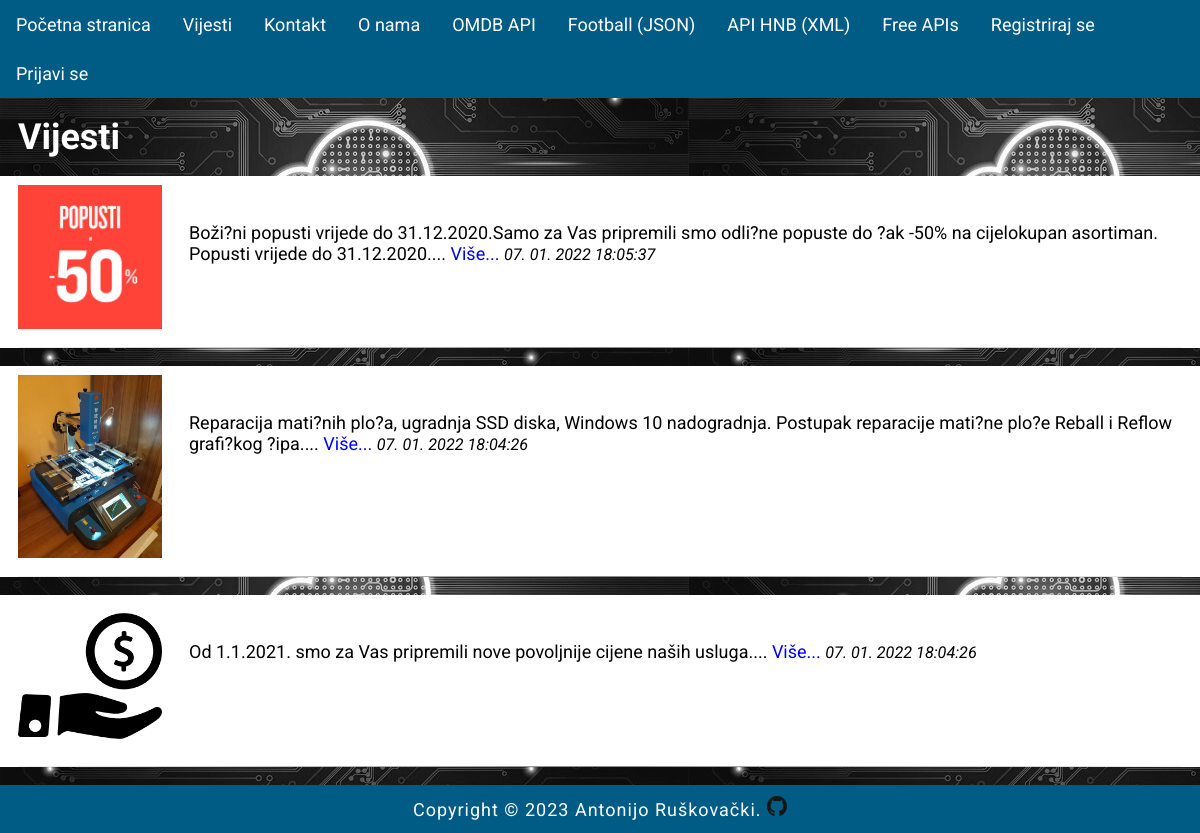
/index.php?menu=2, run on the app's committed database.
### tables this page shows
CREATE TABLE `news` (
  `id` int(11) NOT NULL,
  `title` varchar(255) NOT NULL,
  `description` text NOT NULL,
  `date` timestamp NOT NULL DEFAULT current_timestamp() ON UPDATE current_timestamp(),
  `archive` enum('N','Y') NOT NULL,
  `picture_id` int(11) NOT NULL
);

CREATE TABLE `pictures` (
  `id` int(11) NOT NULL,
  `path` varchar(255) DEFAULT NULL
);

### functions.php (called while the page is built)
<?php
    function pickerDateToMysql($pickerDate){
		$date = DateTime::createFromFormat('Y-m-d H:i:s', $pickerDate);
		return $date->format('d. m. Y H:i:s');
	}
?>

### news.php (the view, shortened to what this page needs)
<?php
	if (isset($action) && $action != '') {
		$query  = "SELECT * FROM news LEFT JOIN pictures ON news.picture_id = pictures.id";
		$query .= " WHERE news.id=" . $_GET['action'];
		$result = @mysqli_query($MySQL, $query);
		$row = @mysqli_fetch_array($result);
			print '
			<div class="news">
				<img src="news/' . $row['path'] . '" alt="' . $row['title'] . '" title="' . $row['title'] . '">
				<h2>' . $row['title'] . '</h2>
				<p>'  . $row['description'] . '</p>
				<time datetime="' . $row['date'] . '"><i>' . pickerDateToMysql($row['date']) . '</i></time>
				<hr>
			</div>';
	}
	else {
		print '<h1>Vijesti</h1>';
		$query  = "SELECT news.id AS news_id, news.title, news.description, news.date, pictures.path FROM news LEFT JOIN pictures ON news.picture_id = pictures.id";
		$query .= " WHERE archive='N'";
		$query .= " ORDER BY date DESC";
		$result = @mysqli_query($MySQL, $query);
		while($row = @mysqli_fetch_array($result)) {
			print '
			<div class="news">
				<img src="news/' . $row['path'] . '" alt="' . $row['title'] . '" title="' . $row['title'] . '">
				<h2>' . $row['title'] . '</h2>';
				if(strlen($row['description']) > 300) {
					echo substr(strip_tags($row['description']), 0, 300).'... <a href="index.php?menu=' . $menu . '&amp;action=' . $row['news_id'] . '">Više...</a>';
				} else {
					echo strip_tags($row['description']).'... <a href="index.php?menu=' . $menu . '&amp;action=' . $row['news_id'] . '">Više...</a>';
				}
				print '
				<time datetime="' . $row['date'] . '"><i>' . pickerDateToMysql($row['date']) . '</i></time>
				<hr>
			</div>';
		}
	}
?>

### index.php (shortened to what this page needs)
<?php
	include("dbconn.php");
	if(isset($_GET['menu'])) { $menu = (int)$_GET['menu']; }
	include_once("functions.php");
print '
<!DOCTYPE html>
<html lang="hr">
	<head>
		<link rel="stylesheet" href="style.css">
		<meta name="viewport" content="width=device-width, initial-scale=1.0, maximum-scale=1.0, user-scalable=0">
		<meta http-equiv="content-type" content="text/html; charset=utf-8">
		<meta name="description" content="some description">
		<meta name="keywords" content="servis, računala, održavanje">
		<meta itemprop="name" content="Hello Example">
		<meta itemprop="description" content="Some description">
		<meta itemprop="image" content="Your URL">
		<meta property="og:title" content="Hello Example">
		<meta property="og:type" content="article">
		<meta property="og:url" content="Your URL">
		<meta property="og:image" content="Your URL">
		<meta property="og:description" content="Some description">
		<meta property="article:tag" content="servis, računala, održavanje">
		<meta name="author" content="antonijo.ruska@gmail.com">
		<link rel="icon" href="images/favicon.ico" type="image/x-icon"/>
		<link rel="shortcut icon" href="favicon.ico" type="image/x-icon"/>
		<link rel="preconnect" href="https://fonts.gstatic.com">
		<link href="https://fonts.googleapis.com/css2?family=Roboto&display=swap" rel="stylesheet">
		<title>ToniiServis</title>
	</head>
<body>
	<header>
		<div'; if ($menu > 1) { print ' class="hero-subimage"'; } else { print ' class="hero-image"'; }  print '></div>
		<nav>';
			include("menu.php");
		print '</nav>
	</header>
	<main>';
		if(!isset($menu) || $menu == 1){include("home.php");}
		else if ($menu == 2) { include("news.php"); }
	print '</main>
	<footer>
		<p >Copyright &copy; '. date("Y").' Antonijo Ruškovački. <a href="https://github.com/ruska77/toniServis" target="_blank"><img src="images/github.svg" title="Github" alt="Github"></a></p>
	</footer>
</body>
</html>';
?>

### menu.php (shortened to what this page needs)
<?php
    print '
        <ul class="nav_bg_color">
            <li><a href="index.php?menu=1">Početna stranica</a></li>
            <li><a href="index.php?menu=2">Vijesti</a></li>
            <li><a href="index.php?menu=3">Kontakt</a></li>
            <li><a href="index.php?menu=4">O nama</a></li>
            <li><a href="index.php?menu=10">OMDB API</a></li>
            <li><a href="index.php?menu=11">Football (JSON)</a></li>
            <li><a href="https://www.hnb.hr/hnb-api" target="_blank">API HNB (XML)</a></li>
            <li><a href="https://github.com/public-apis/public-apis" target="_blank">Free APIs</a></li>';
            if (!isset($_SESSION['user']['valid']) || $_SESSION['user']['valid'] == 'false') {
                print '
                <li><a href="index.php?menu=5">Registriraj se</a></li>
                <li><a href="index.php?menu=6">Prijavi se</a></li>';
            }
        print '</ul>';
?>

### style.css (style rules this page uses)
body, html { font-family: 'Roboto', sans-serif; margin: 0; font-size: 18px; }
body { background-image: url("images/pozadina.jpg"); color: white; }
p { margin: 1.2em; line-height: 1.4em; letter-spacing: 1px; }
h1,h2 { margin: 0.5em; font-size: 2em; }
h2 { font-size: 1.5em; color: white; }
hr { margin: 1em; border: 1px solid white; clear: both; }
main a { color: white; text-decoration: none; }
li { float: left; }
li a { display: block; color: white; text-align: center; padding: 14px 16px; text-decoration: none; }
header { display: block; width: 100%; }
footer { background-color: rgb(0, 91, 133); padding: 0.1em; clear: both; }
footer p { color: white; text-align: center; margin: 0.5em; }
footer img { width: 20px; }
img { width: 100%; }
.nav_bg_color { list-style: none; margin: 0; padding: 0; overflow: hidden; background-color: rgb(0, 91, 133); }
.news { background-color: white; color: black; }
.news a { color: blue; }
.news img { width: 12%; float: left; padding: 0.5em; margin: 0 1em 0.5em 0.5em; }
.news h2 { margin: 0.5em 0.7em; font-size: 1.5em; }
.news hr { margin: 1em; border: 1px; height: 1px; background-image: -webkit-linear-gradient(left, #f0f0f0, #8c8b8b, #f0f0f0); background-image: -moz-linear-gradient(left, #f0f0f0, #8c8b8b, #f0f0f0); background-image: -ms-linear-gradient(left, #f0f0f0, #8c8b8b, #f0f0f0); background-image: -o-linear-gradient(left, #f0f0f0, #8c8b8b, #f0f0f0); clear: both; }
.news time { font-size: 90%; font-style: initial; }

### data on the page
news: picture.path (picture), description "Boži?ni popusti vrijede do 31.12.2020.Samo za Vas pripremili smo odli?ne popuste do ?ak -50% na cijelokupan asortiman. Popusti vrijede do 31.12.2020.", date "07. 01. 2022 18:05:37"
news: picture.path (picture), description "Reparacija mati?nih plo?a, ugradnja SSD diska, Windows 10 nadogradnja. Postupak reparacije mati?ne plo?e Reball i Reflow grafi?kog ?ipa.", date "07. 01. 2022 18:04:26"
news: picture.path (picture), description "Od 1.1.2021. smo za Vas pripremili nove povoljnije cijene naših usluga.", date "07. 01. 2022 18:04:26"
